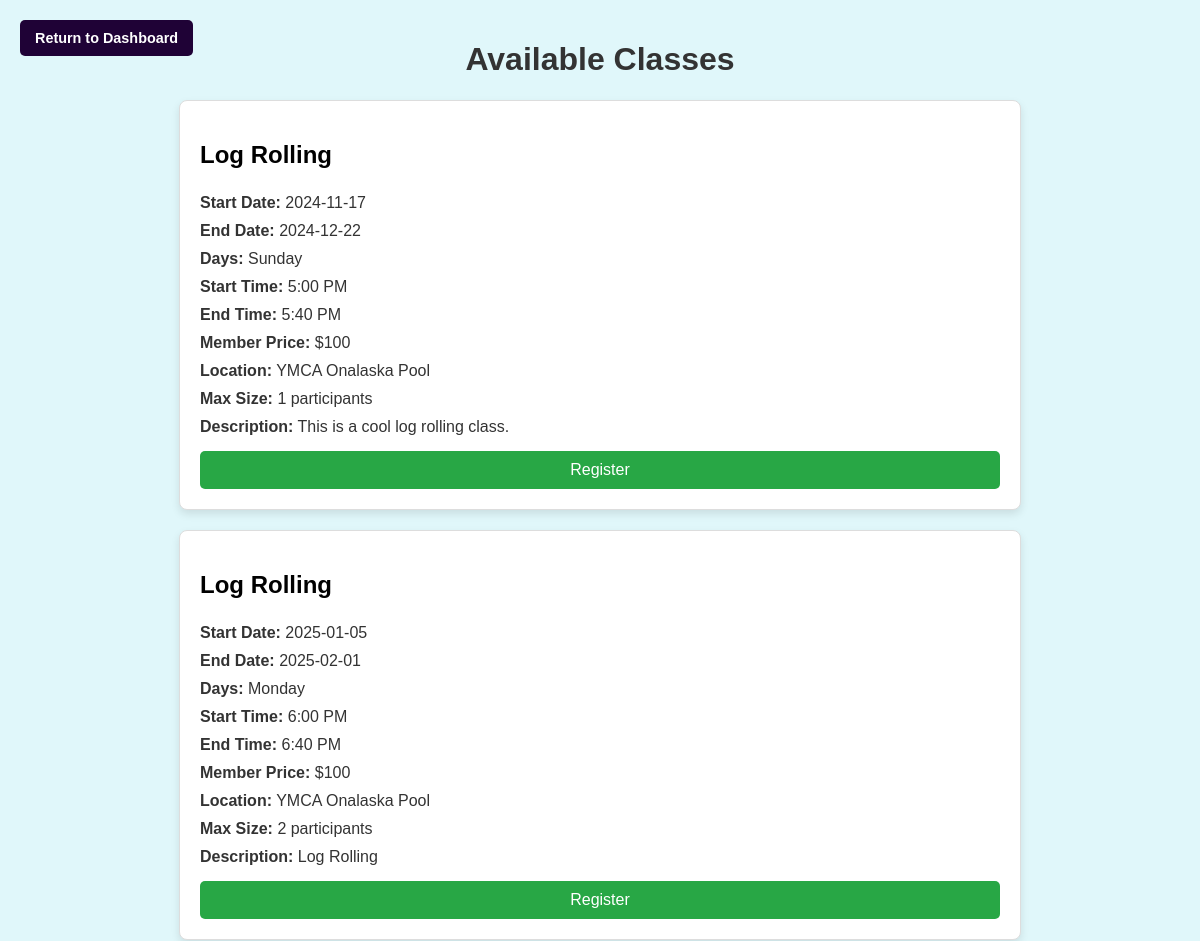
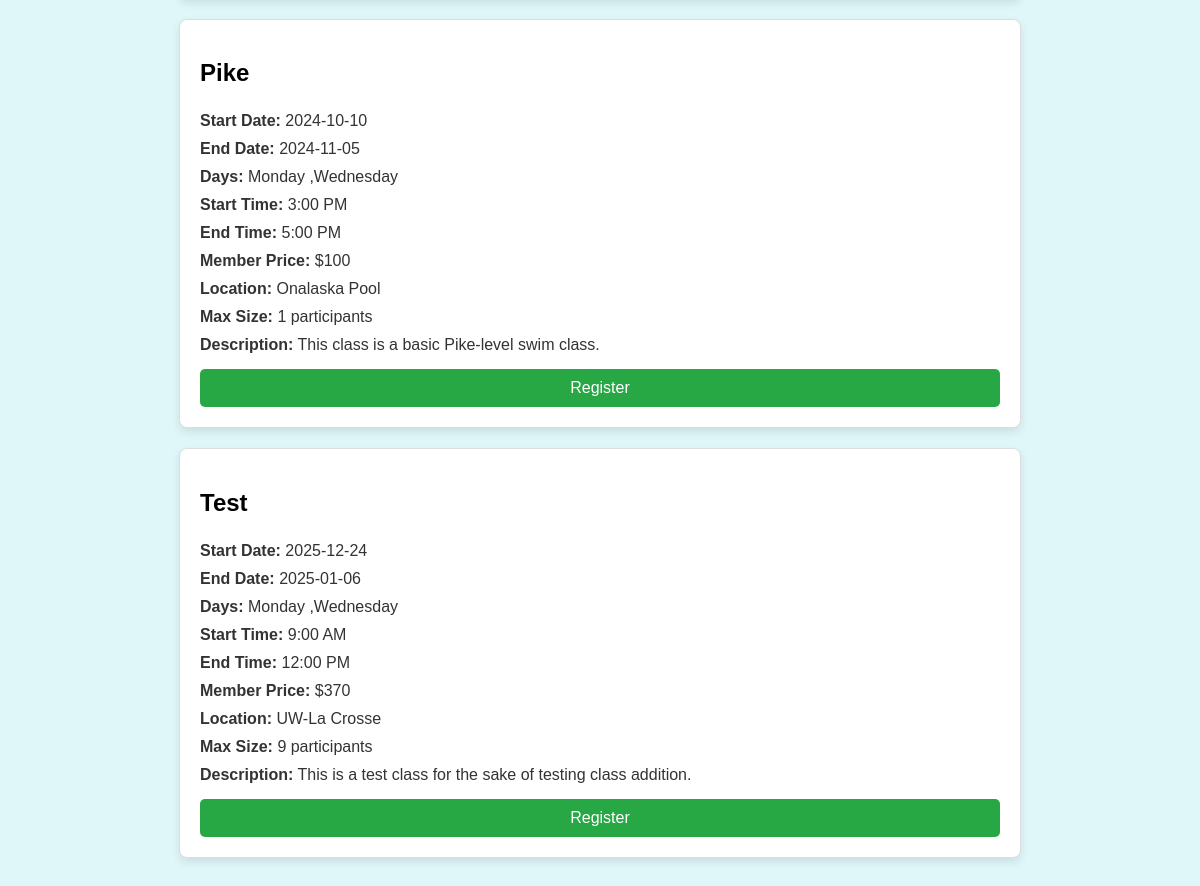
Page /register_classes.php (signed in) on the committed database (2 pictures, top to bottom).
### tables this page shows
CREATE TABLE Classes (ClassID INTEGER PRIMARY KEY AUTOINCREMENT NOT NULL UNIQUE, Name TEXT NOT NULL, StartDate TEXT NOT NULL, EndDate TEXT NOT NULL, Days TEXT NOT NULL, StartTime TEXT NOT NULL, EndTime TEXT NOT NULL, Price INTEGER NOT NULL, MemPrice INTEGER NOT NULL, Location TEXT NOT NULL, Style TEXT, MaxSize INTEGER, Description TEXT NOT NULL, Prerequisites TEXT);

### register_classes.php (the view, shortened to what this page needs)
<?php
include 'db_connection.php';
$role = $_SESSION['Role'];
$class_list = $pdo->query("
    SELECT ClassID, Name, StartDate, EndDate, Days, StartTime, EndTime, Price, MemPrice, Location, MaxSize, Description
    FROM Classes
    ORDER BY Name ASC
");
$classes = $class_list->fetchAll(PDO::FETCH_ASSOC);
?>
<!DOCTYPE html>
<html lang="en">
<head>
</head>
<body>
    <a href="dashboard.php" class="dashboard-button">Return to Dashboard</a>
    <h1>Available Classes</h1>
    <div class="classes-container">
        <?php foreach ($classes as $class): ?>
            <div class="class-container">
                <h2><?php echo htmlspecialchars($class['Name']); ?></h2>
                <p class="class-details"><strong>Start Date:</strong> <?php echo htmlspecialchars($class['StartDate']); ?></p>
                <p class="class-details"><strong>End Date:</strong> <?php echo htmlspecialchars($class['EndDate']); ?></p>
                <p class="class-details"><strong>Days:</strong> <?php echo htmlspecialchars($class['Days']); ?></p>
                <p class="class-details"><strong>Start Time:</strong> <?php echo htmlspecialchars($class['StartTime']); ?></p>
                <p class="class-details"><strong>End Time:</strong> <?php echo htmlspecialchars($class['EndTime']); ?></p>
                <?php if ($role == 'MEM'): ?>
                    <p class="class-details"><strong>Member Price:</strong> $<?php echo htmlspecialchars($class['MemPrice']); ?></p>
                <?php else: ?>
                    <p class="class-details"><strong>Non-Member Price:</strong> $<?php echo htmlspecialchars($class['Price']); ?></p>
                <?php endif; ?>
                <p class="class-details"><strong>Location:</strong> <?php echo htmlspecialchars($class['Location']); ?></p>
                <p class="class-details"><strong>Max Size:</strong> <?php echo htmlspecialchars($class['MaxSize']); ?> participants</p>
                <p class="class-details"><strong>Description:</strong> <?php echo htmlspecialchars($class['Description']); ?></p>
                <form action="process_registration.php" method="POST">
                    <input type="submit" value="Register" class="register-button">
                </form>
            </div>
        <?php endforeach; ?>
    </div>
</body>
</html>

### register_classes.php (style rules this page uses)
body { background-color: #e0f7fa; font-family: Arial, sans-serif; margin: 0; padding: 20px; display: flex; justify-content: center; align-items: flex-start; flex-direction: column; }
h1 { text-align: center; color: #333; width: 100%; }
.classes-container { display: flex; flex-direction: column; align-items: center; width: 100%; max-width: 800px; margin: 0 auto; }
.class-container { width: 100%; margin-bottom: 20px; padding: 20px; border: 1px solid #ddd; border-radius: 8px; background-color: #ffffff; box-shadow: 0px 4px 8px rgba(0, 0, 0, 0.1); }
.class-details { margin: 0; padding: 5px 0; color: #333; }
.register-button { margin-top: 10px; padding: 10px 15px; background-color: #28a745; color: #fff; border: none; border-radius: 5px; cursor: pointer; width: 100%; font-size: 1rem; }
.dashboard-button { position: fixed; top: 20px; left: 20px; padding: 10px 15px; background-color: #1f0236; color: #fff; border: none; border-radius: 5px; font-size: 0.9rem; text-decoration: none; font-weight: bold; transition: background-color 0.3s; }

### rows in the picture
classes: Name "Log Rolling", StartDate "2024-11-17", EndDate "2024-12-22", Days "Sunday", StartTime "5:00 PM", EndTime "5:40 PM", MemPrice "100", Location "YMCA Onalaska Pool", MaxSize "1", Description "This is a cool log rolling class."
classes: Name "Log Rolling", StartDate "2025-01-05", EndDate "2025-02-01", Days "Monday", StartTime "6:00 PM", EndTime "6:40 PM", MemPrice "100", Location "YMCA Onalaska Pool", MaxSize "2", Description "Log Rolling"
classes: Name "Pike", StartDate "2024-10-10", EndDate "2024-11-05", Days "Monday ,Wednesday", StartTime "3:00 PM", EndTime "5:00 PM", MemPrice "100", Location "Onalaska Pool", MaxSize "1", Description "This class is a basic Pike-level swim class."
classes: Name "Test", StartDate "2025-12-24", EndDate "2025-01-06", Days "Monday ,Wednesday", StartTime "9:00 AM", EndTime "12:00 PM", MemPrice "370", Location "UW-La Crosse", MaxSize "9", Description "This is a test class for the sake of testing class addition."
